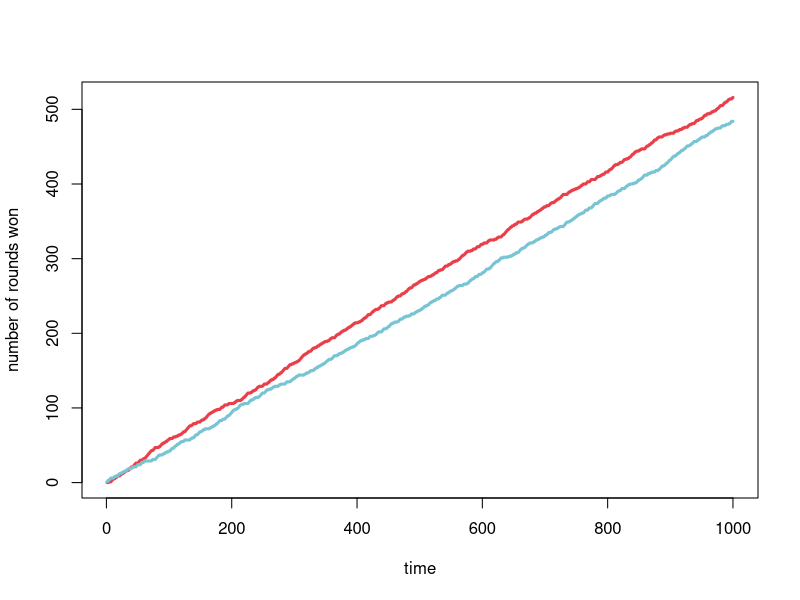

R code for this plot: (Note: this script raises an error after producing the figure.)
indDF <- data.frame (id=1:2, strategy=NA, num_wins=0)
indDF

choose_Strategy <- function(ind){
  strats <- sample(x=1:3, size=nrow(ind))
  ind$strategy <- strats
  return(ind)
}

##1=Paper, 2=Scissors, 3=Rock


playStrategy <- function(ind){
  if(ind$strategy[1] == ind$strategy[2]) {} 
  else{
    if(any(ind$strategy == 3) && any(ind$strategy == 1)) {
      tmp <- ind[ind$strategy == 1, "id"] 
      ind[tmp, "num_wins"] <- ind[tmp, "num_wins"] + 1
    }
    else{
      tmp <- which(ind[, "strategy"]== max(ind[, "strategy"]))
      ind[tmp, "num_wins"] <- ind[tmp, "num_wins"] + 1
    }
  }
  return(ind)
}

for (i in 1:1000) {
  indDF <- choose_Strategy(indDF)
  indDF <- playStrategy(indDF)
  i <- i + 1
};indDF

setup <- function(){
  return(data.frame(id=1:2, strategy=NA, num_wins=0))
}


###setup function for setting multiple samples

rounds <- 1000
indDF <- setup()
dat <- matrix(NA, rounds, 2)
for (i in 1:rounds) {
  indDF <- choose_Strategy(indDF)
  indDF <- playStrategy(indDF)
  dat[i,] <- indDF$num_wins
  i <- i + 1
}

plot(dat[,1], type="l", col="#EA3E49", lwd=3, xlab = "time", ylab = "number of rounds won")
lines(dat[,2], col="#77C4D3", lwd=3)

##A player who switches his strategy and a player who uses always the same strategy.
#Who would win?

choose_Strategy2 <- function(ind){
  strats <- sample(x = 1:3, size = 1)
  ind$strategy[1] <- strats
  return(ind)  
}
###################################
##My own try on this modell

exhDF <- data.frame (
  id = c("Mark", "Maria"),
  strategy=NA, 
  num_wins=0)
exhDF
###not use strings for 

choose_Strategy3 <- function(exh){
  strats <- sample(x=1:3, size=nrow(exh))
  exh$strategy <- strats
  return(exh)
}



playStrategy3 <- function(exh){
  if(any(exh$strategy == 2) && any(exh$strategy == 1)){
    tmp <- exh[exh$strategy == 2, "id"]
    exh[tmp, "num_wins"] <- exh[tmp, "num_wins"] + 1
  }
  if(any(exh$strategy == 3) && any(exh$strategy == 2)){
    tmp <- exh[exh$strategy == 3, "id"]
    exh[tmp, "num_wins"] <- exh[tmp, "num_wins"] + 1
  }
  if(any(exh$strategy == 3) && any(exh$strategy == 1)) {
    tmp <- exh[exh$strategy == 1, "id"] 
    exh[tmp, "num_wins"] <- exh[tmp, "num_wins"] + 1
  }
  else {}
  return(exh)
}


for (i in 1:100) {
  exhDF <- choose_Strategy3(exhDF)
  exhDF <- playStrategy3(exhDF)
  i <- i + 1
};exhDF


setup <- function(){
  return(data.frame(
    id = c("Mark", "Maria")),
    strategy=NA, 
    num_wins=0)
}

rounds <- 100
exhDF <- setup()
dat <- matrix(NA, rounds, 2)
for (i in 1:rounds) {
  exhDF <- choose_Strategy3(exhDF)
  exhDF <- playStrategy3(exhDF)
  dat[i,] <- exhDF$num_wins
  i <- i + 1
}

plot(dat[,1], type="l", col="violet", lwd=3, xlab = "time", ylab = "number of rounds won")
lines(dat[,2], col="yellow", lwd=3)


###############
#Head or Tail

#set.seed(seed) generates random numbers

coin = c("Head", "Tail")
set.seed(100) #to make results reproducible
y = sample(coin, 6, replace = TRUE)
length(y[y=="Tail"])

replicate(100, sample(coin, 6, replace = TRUE ))
a = replicate(100, length(sample(coin, 6, replace = TRUE)[y == "Tail"]))
mean(a)

